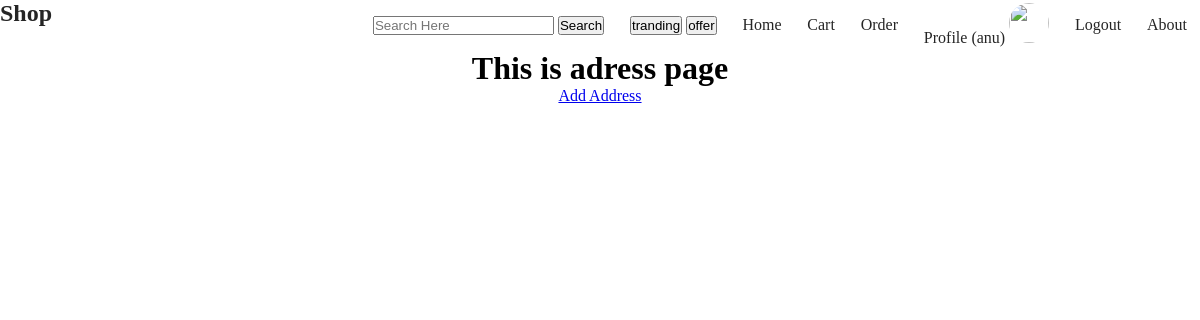
/order/address/ (signed in), run on an earlier commit of the app's database.
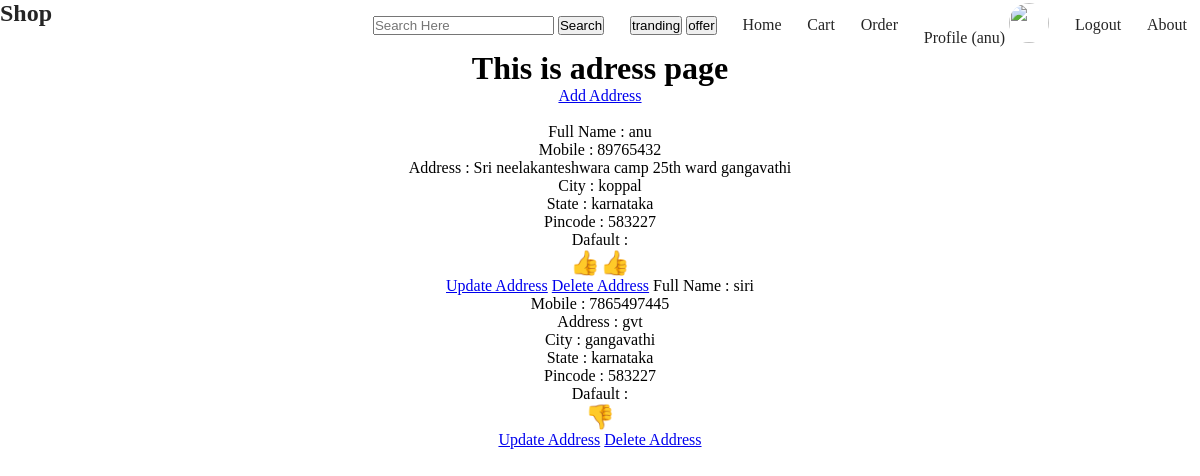
And on a later commit of the database.
### order/models.py (models this page shows)
class Address(models.Model):
    user=models.ForeignKey(User,on_delete=models.CASCADE)
    fullname=models.CharField(max_length=100)
    mobile=models.IntegerField()
    addres_line=models.TextField()
    city=models.CharField(max_length=100)
    state=models.CharField(max_length=100)
    pincode=models.PositiveBigIntegerField()
    is_default=models.BooleanField(default=False)
    created_at=models.DateTimeField(auto_now_add=True)

### order/views.py (the view)
# urls.py: path('address/',address,name='address'),
def address(request):
    addresses=Address.objects.filter(user=request.user)
    return render(request,'address.html',{'addresses':addresses})

### order/templates/address.html
{% extends 'main.html' %}
{% block con %}
    <center>
        <h1>This is adress page</h1>
        <a href="{% url 'add_address' %}">Add Address</a> <br> <br>
        {% for i in addresses %}
            Full Name : {{i.fullname}} <br>
            Mobile : {{i.mobile}} <br>
            Address : {{i.addres_line}} <br>
            City : {{i.city}} <br>
            State : {{i.state}} <br>
            Pincode : {{i.pincode}} <br>
            Dafault : {% if i.is_default %}
                <h2>👍👍</h2>
            {% else %}
                <h2>👎</h2>
            {% endif %}
            <a href="{% url 'update_add' i.id %}">Update Address</a>
            <a href="{% url 'delete_address' i.id %}">Delete Address</a>
        {% endfor %}
    </center>
{% endblock %}

What changed in the data, as far as the page shows it:
added Address: fullname "anu", mobile "89765432", addres_line "Sri neelakanteshwara camp 25th ward gangavathi", city "koppal", state "karnataka", pincode "583227"
added Address: fullname "siri", mobile "7865497445", addres_line "gvt", city "gangavathi", state "karnataka", pincode "583227"
